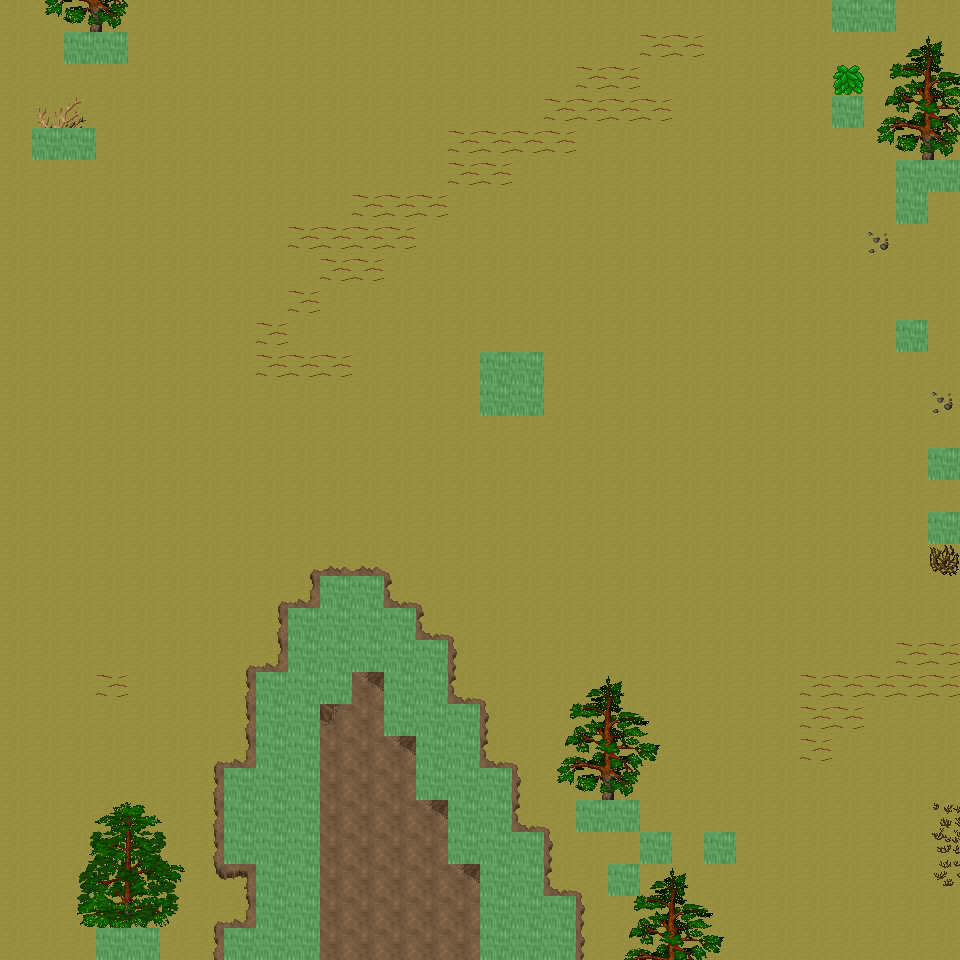

This is a level from a 2D game, rendered from its Tiled map with the project's own tilesets. A one-line summary and the map file follow, with tile-layer data summarised:
An orthogonal 30x30 tile map with 32x32 px tiles, 6 tile layers (Ground, Object, Object2, Above, ...), 47 tilesets and 11 objects (11x mapExit).

<map version="1.0" orientation="orthogonal" renderorder="right-down" width="30" height="30" tilewidth="32" tileheight="32" nextobjectid="12">
  <tileset firstgid="1" name="tileset_ground_ground" tilewidth="32" tileheight="32" tilecount="33" columns="3">
    <image source="../drawable/tileset_ground_ground.png" width="96" height="352" />
  </tileset>
  <tileset firstgid="34" name="tileset_ground_ice_ice" tilewidth="32" tileheight="32" tilecount="3" columns="3">
    <image source="../drawable/tileset_ground_ice_ice.png" width="96" height="32" />
  </tileset>
  <tileset firstgid="37" name="tileset_ground_earth_edges" tilewidth="32" tileheight="32" tilecount="18" columns="6">
    <image source="../drawable/tileset_ground_earth_edges.png" width="192" height="96" />
  </tileset>
  <tileset firstgid="55" name="tileset_ground_rock_pebbles" tilewidth="32" tileheight="32" tilecount="3" columns="1">
    <image source="../drawable/tileset_ground_rock_pebbles.png" width="32" height="96" />
  </tileset>
  <tileset firstgid="58" name="tileset_item_corpse_huge_animal" tilewidth="32" tileheight="32" tilecount="16" columns="2">
    <image source="../drawable/tileset_item_corpse_huge_animal.png" width="64" height="256" />
  </tileset>
  <tileset firstgid="74" name="tileset_plant_flower_daisy_white" tilewidth="32" tileheight="32" tilecount="8" columns="2">
    <image source="../drawable/tileset_plant_flower_daisy_white.png" width="64" height="128" />
  </tileset>
  <tileset firstgid="82" name="tileset_ground_ridge_earth_dark" tilewidth="32" tileheight="32" tilecount="96" columns="12">
    <image source="../drawable/tileset_ground_ridge_earth_dark.png" width="384" height="256" />
  </tileset>
  <tileset firstgid="178" name="tileset_ground_grass_edges" tilewidth="32" tileheight="32" tilecount="36" columns="12">
    <image source="../drawable/tileset_ground_grass_edges.png" width="384" height="96" />
  </tileset>
  <tileset firstgid="214" name="tileset_ground_ridge_ice_2" tilewidth="32" tileheight="32" tilecount="42" columns="7">
    <image source="../drawable/tileset_ground_ridge_ice_2.png" width="224" height="192" />
  </tileset>
  <tileset firstgid="256" name="tileset_ground_ice_glacier" tilewidth="32" tileheight="32" tilecount="1" columns="1">
    <image source="../drawable/tileset_ground_ice_glacier.png" width="32" height="32" />
  </tileset>
  <tileset firstgid="257" name="tileset_ground_ice_edges" tilewidth="32" tileheight="32" tilecount="9" columns="3">
    <image source="../drawable/tileset_ground_ice_edges.png" width="96" height="96" />
  </tileset>
  <tileset firstgid="266" name="tileset_plant_bush_large_brown" tilewidth="32" tileheight="32" tilecount="9" columns="3">
    <image source="../drawable/tileset_plant_bush_large_brown.png" width="96" height="96" />
  </tileset>
  <tileset firstgid="275" name="tileset_ground_ridge_ice" tilewidth="32" tileheight="32" tilecount="42" columns="7">
    <image source="../drawable/tileset_ground_ridge_ice.png" width="224" height="192" />
  </tileset>
  <tileset firstgid="317" name="tileset_plant_bush_various_small" tilewidth="32" tileheight="32" tilecount="9" columns="3">
    <image source="../drawable/tileset_plant_bush_various_small.png" width="96" height="96" />
  </tileset>
  <tileset firstgid="326" name="tileset_ground_rock_rocks_2" tilewidth="32" tileheight="32" tilecount="4" columns="2">
    <image source="../drawable/tileset_ground_rock_rocks_2.png" width="64" height="64" />
  </tileset>
  <tileset firstgid="330" name="tileset_building_decoration_blue_circle" tilewidth="32" tileheight="32" tilecount="4" columns="2">
    <image source="../drawable/tileset_building_decoration_blue_circle.png" width="64" height="64" />
  </tileset>
  <tileset firstgid="334" name="tileset_item_statue_cross" tilewidth="32" tileheight="32" tilecount="1" columns="1">
    <image source="../drawable/tileset_item_statue_cross.png" width="32" height="32" />
  </tileset>
  <tileset firstgid="335" name="tileset_ground_rock_green_crystal" tilewidth="32" tileheight="32" tilecount="9" columns="3">
    <image source="../drawable/tileset_ground_rock_green_crystal.png" width="96" height="96" />
  </tileset>
  <tileset firstgid="344" name="tileset_furniture_light_iron_lamp" tilewidth="32" tileheight="32" tilecount="3" columns="1">
    <image source="../drawable/tileset_furniture_light_iron_lamp.png" width="32" height="96" />
  </tileset>
  <tileset firstgid="347" name="tileset_item_statue_metal_and_stone" tilewidth="32" tileheight="32" tilecount="6" columns="3">
    <image source="../drawable/tileset_item_statue_metal_and_stone.png" width="96" height="64" />
  </tileset>
  <tileset firstgid="353" name="tileset_ground_ladder_horizontal_pale" tilewidth="32" tileheight="32" tilecount="3" columns="1">
    <image source="../drawable/tileset_ground_ladder_horizontal_pale.png" width="32" height="96" />
  </tileset>
  <tileset firstgid="356" name="tileset_plant_bush_bushes" tilewidth="32" tileheight="32" tilecount="10" columns="5">
    <image source="../drawable/tileset_plant_bush_bushes.png" width="160" height="64" />
  </tileset>
  <tileset firstgid="366" name="tileset_item_blood_floor_stain" tilewidth="32" tileheight="32" tilecount="1" columns="1">
    <image source="../drawable/tileset_item_blood_floor_stain.png" width="32" height="32" />
  </tileset>
  <tileset firstgid="367" name="tileset_item_corpse_skull_dark" tilewidth="32" tileheight="32" tilecount="2" columns="2">
    <image source="../drawable/tileset_item_corpse_skull_dark.png" width="64" height="32" />
  </tileset>
  <tileset firstgid="369" name="tileset_furniture_light_flames" tilewidth="32" tileheight="32" tilecount="6" columns="6">
    <image source="../drawable/tileset_furniture_light_flames.png" width="192" height="32" />
  </tileset>
  <tileset firstgid="375" name="tileset_logic_creature_human" tilewidth="32" tileheight="32" tilecount="5" columns="5">
    <image source="../drawable/tileset_logic_creature_human.png" width="160" height="32" />
  </tileset>
  <tileset firstgid="380" name="tileset_logic_creature_elemental" tilewidth="32" tileheight="32" tilecount="16" columns="8">
    <image source="../drawable/tileset_logic_creature_elemental.png" width="256" height="64" />
  </tileset>
  <tileset firstgid="396" name="tileset_logic_collision" tilewidth="32" tileheight="32" tilecount="1" columns="1">
    <image source="../drawable/tileset_logic_collision.png" width="32" height="32" />
  </tileset>
  <tileset firstgid="397" name="tileset_logic_creature_giant_human" tilewidth="32" tileheight="32" tilecount="16" columns="8">
    <image source="../drawable/tileset_logic_creature_giant_human.png" width="256" height="64" />
  </tileset>
  <tileset firstgid="413" name="tileset_plant_tree_taller_trees" tilewidth="32" tileheight="32" tilecount="32" columns="8">
    <image source="../drawable/tileset_plant_tree_taller_trees.png" width="256" height="128" />
  </tileset>
  <tileset firstgid="445" name="tileset_plant_tree_spruce" tilewidth="32" tileheight="32" tilecount="6" columns="2">
    <image source="../drawable/tileset_plant_tree_spruce.png" width="64" height="96" />
  </tileset>
  <tileset firstgid="451" name="tileset_plant_bush_bush_mult_colored" tilewidth="32" tileheight="32" tilecount="6" columns="3">
    <image source="../drawable/tileset_plant_bush_bush_mult_colored.png" width="96" height="64" />
  </tileset>
  <tileset firstgid="457" name="tileset_ground_ice_icehole" tilewidth="32" tileheight="32" tilecount="1" columns="1">
    <image source="../drawable/tileset_ground_ice_icehole.png" width="32" height="32" />
  </tileset>
  <tileset firstgid="458" name="tileset_logic_portal" tilewidth="32" tileheight="32" tilecount="24" columns="8">
    <image source="../drawable/tileset_logic_portal.png" width="256" height="96" />
  </tileset>
  <tileset firstgid="482" name="tileset_building_wall_int_clay" tilewidth="32" tileheight="32" tilecount="100" columns="10">
    <image source="../drawable/tileset_building_wall_int_clay.png" width="320" height="320" />
  </tileset>
  <tileset firstgid="582" name="tileset_plant_tree_pine_tree" tilewidth="32" tileheight="32" tilecount="20" columns="4">
    <image source="../drawable/tileset_plant_tree_pine_tree.png" width="128" height="160" />
  </tileset>
  <tileset firstgid="602" name="tileset_plant_tree_pine_tree_1" tilewidth="32" tileheight="32" tilecount="20" columns="4">
    <image source="../drawable/tileset_plant_tree_pine_tree_1.png" width="128" height="160" />
  </tileset>
  <tileset firstgid="622" name="tileset_plant_stump_hollow_logs" tilewidth="32" tileheight="32" tilecount="6" columns="3">
    <image source="../drawable/tileset_plant_stump_hollow_logs.png" width="96" height="64" />
  </tileset>
  <tileset firstgid="628" name="tileset_plant_stump_small_stump" tilewidth="32" tileheight="32" tilecount="4" columns="2">
    <image source="../drawable/tileset_plant_stump_small_stump.png" width="64" height="64" />
  </tileset>
  <tileset firstgid="632" name="tileset_plant_stump_stump_snow1" tilewidth="32" tileheight="32" tilecount="2" columns="2">
    <image source="../drawable/tileset_plant_stump_stump_snow1.png" width="64" height="32" />
  </tileset>
  <tileset firstgid="634" name="tileset_plant_stump_stump_snow" tilewidth="32" tileheight="32" tilecount="2" columns="2">
    <image source="../drawable/tileset_plant_stump_stump_snow.png" width="64" height="32" />
  </tileset>
  <tileset firstgid="636" name="tileset_building_decoration_rocks" tilewidth="32" tileheight="32" tilecount="6" columns="3">
    <image source="../drawable/tileset_building_decoration_rocks.png" width="96" height="64" />
  </tileset>
  <tileset firstgid="642" name="tileset_ground_rock_rocks" tilewidth="32" tileheight="32" tilecount="4" columns="2">
    <image source="../drawable/tileset_ground_rock_rocks.png" width="64" height="64" />
  </tileset>
  <tileset firstgid="646" name="tileset_plant_tree_snow_on_pine" tilewidth="32" tileheight="32" tilecount="20" columns="4">
    <image source="../drawable/tileset_plant_tree_snow_on_pine.png" width="128" height="160" />
  </tileset>
  <tileset firstgid="666" name="tileset_light_dim_light_5x5" tilewidth="32" tileheight="32" tilecount="25" columns="5">
    <image source="../drawable/tileset_light_dim_light_5x5.png" width="160" height="160" />
  </tileset>
  <tileset firstgid="691" name="tileset_logic_creature_fowl" tilewidth="32" tileheight="32" tilecount="6" columns="6">
    <image source="../drawable/tileset_logic_creature_fowl.png" width="192" height="32" />
  </tileset>
  <tileset firstgid="697" name="tileset_logic_creature_animal" tilewidth="32" tileheight="32" tilecount="32" columns="8">
    <image source="../drawable/tileset_logic_creature_animal.png" width="256" height="128" />
  </tileset>
  <layer name="Ground" width="30" height="30">
    <data>[900 cells, 900 non-empty, 2 distinct tile ids]</data>
  </layer>
  <layer name="Object" width="30" height="30">
    <data>[900 cells, 170 non-empty, 46 distinct tile ids]</data>
  </layer>
  <layer name="Object2" width="30" height="30">
    <data>[900 cells, 0 non-empty, 0 distinct tile ids]</data>
  </layer>
  <layer name="Above" width="30" height="30">
    <data>[900 cells, 69 non-empty, 36 distinct tile ids]</data>
  </layer>
  <layer name="Above2" width="30" height="30">
    <data>[900 cells, 0 non-empty, 0 distinct tile ids]</data>
  </layer>
  <layer name="Walkable" width="30" height="30">
    <data>[900 cells, 81 non-empty, 1 distinct tile ids]</data>
  </layer>
  <objectgroup name="MapEvents">
    <object id="1" name="north" type="mapExit" x="0" y="0" width="832" height="32">
      <properties>
        <property name="map" value="level_0_x71_y26" />
        <property name="x" value="0" />
        <property name="y" value="28" />
      </properties>
    </object>
    <object id="2" name="north2" type="mapExit" x="896" y="0" width="64" height="32">
      <properties>
        <property name="map" value="level_0_x71_y26" />
        <property name="x" value="28" />
        <property name="y" value="28" />
      </properties>
    </object>
    <object id="3" name="south" type="mapExit" x="0" y="928" width="96" height="32">
      <properties>
        <property name="map" value="level_0_x71_y28" />
        <property name="x" value="0" />
        <property name="y" value="1" />
      </properties>
    </object>
    <object id="4" name="south2" type="mapExit" x="160" y="928" width="64" height="32">
      <properties>
        <property name="map" value="level_0_x71_y28" />
        <property name="x" value="5" />
        <property name="y" value="1" />
      </properties>
    </object>
    <object id="5" name="south3" type="mapExit" x="320" y="928" width="160" height="32">
      <properties>
        <property name="map" value="level_0_x71_y28" />
        <property name="x" value="10" />
        <property name="y" value="1" />
      </properties>
    </object>
    <object id="6" name="south4" type="mapExit" x="576" y="928" width="384" height="32">
      <properties>
        <property name="map" value="level_0_x71_y28" />
        <property name="x" value="18" />
        <property name="y" value="1" />
      </properties>
    </object>
    <object id="7" name="west" type="mapExit" x="0" y="0" width="32" height="960">
      <properties>
        <property name="map" value="level_0_x70_y27" />
        <property name="x" value="28" />
        <property name="y" value="0" />
      </properties>
    </object>
    <object id="8" name="east" type="mapExit" x="928" y="0" width="32" height="160">
      <properties>
        <property name="map" value="level_0_x72_y27" />
        <property name="x" value="1" />
        <property name="y" value="0" />
      </properties>
    </object>
    <object id="9" name="east2" type="mapExit" x="928" y="192" width="32" height="256">
      <properties>
        <property name="map" value="level_0_x72_y27" />
        <property name="x" value="1" />
        <property name="y" value="6" />
      </properties>
    </object>
    <object id="10" name="east3" type="mapExit" x="928" y="480" width="32" height="32">
      <properties>
        <property name="map" value="level_0_x72_y27" />
        <property name="x" value="1" />
        <property name="y" value="15" />
      </properties>
    </object>
    <object id="11" name="east4" type="mapExit" x="928" y="544" width="32" height="416">
      <properties>
        <property name="map" value="level_0_x72_y27" />
        <property name="x" value="1" />
        <property name="y" value="17" />
      </properties>
    </object>
  </objectgroup>
</map>
